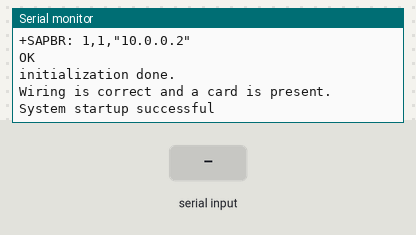
A sketch run on a simulated Arduino Uno, built with avr-gcc and run on an emulated ATmega328P. On the bench: the last lines printed to the serial monitor. The inputs (shaded band) are chosen by the test bench. Storage starts empty; the modem accepts every AT command (registered, SIM ready, sends succeed) and sends nothing else.

Above: at 14.4 s.
14.5 s: "s" received over Serial
At 17.2 s:
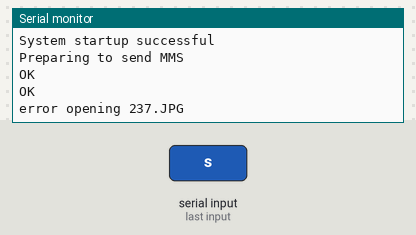
17.5 s: "s" received over the second serial link
20.0 s: "R" received over the second serial link
At 21.4 s:
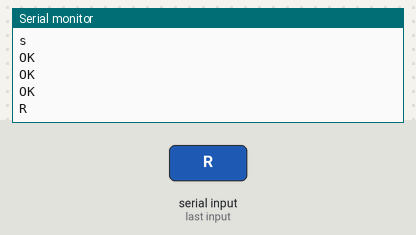
22.0 s: "1" received over the second serial link
At 23.6 s:
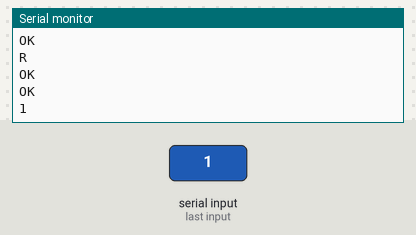

Measured:
- after the input at 14.5 s, the serial monitor: prints a new line at once (image 1)
- after the input at 20.0 s, the serial monitor: prints a new line after 0.57 s (image 2)
- after the input at 22.0 s, the serial monitor: prints a new line after 0.59 s (image 3)

The sketch:

GPRS_Handler.ino
```cpp
#include <SoftwareSerial.h>
// include the SD library:
#include <SPI.h>
#include <SD.h>


//Create software serial object to communicate with SIM900
//Settings for Mega 2560
SoftwareSerial mySerial(11, 12); //SIM900 Tx & Rx is connected to Arduino #11 & #12
//Settings for UNO
//SoftwareSerial mySerial(7, 8); //UNO Pins for Tx & Rx #7 & #8

// set up variables using the SD utility library functions:
Sd2Card card;
SdVolume volume;
SdFile root;

File dataFile;
int i;
unsigned char data=0;

const int SDchipSelect = 7;

void setup()
{
  //Begin serial communication with Arduino and Arduino IDE (Serial Monitor)
  Serial.begin(9600);
  //Begin serial communication with Arduino and SIM900
  mySerial.begin(19200);

  Serial.println("Initializing...");
  delay(1000);

  mySerial.println("AT"); //Handshaking with SIM900
  updateSerial();

  mySerial.println("AT+CMGF=1"); // Configuring TEXT mode
  updateSerial();
  mySerial.println("AT+CNMI=1,2,0,0,0"); // Decides how newly arrived SMS messages should be handled
  updateSerial();
  //Configure MMS Settings to network provider
  mmsConfiguration();
  //SD initialization
  if (!SD.begin(SDchipSelect)) {
    Serial.println("initialization failed!");
    return;
  }
  Serial.println("initialization done.");

//File handling source code


    //Check SD Module
    if (checkSDModule()){
      //Read image bytes
       //readImageBytes();
       Serial.println("System startup successful");
       //sendMMS();
      //Get the information about the sd card.
      //SD_Info();
  }else{
    Serial.println("Problem was detected with SD module");
  }
}
void loop()
{


  if(mySerial.available())
  {
    while(mySerial.available())
    {
      data=mySerial.read();
      Serial.write(data);
    }
    data=0;
  }

  if(Serial.available())
  {
    data=Serial.read();
  }
  //Check incoming input
  if(data=='s')
  {
    Serial.println("Preparing to send MMS");
    sendMMS();
  }
  if (data=='R'){
    //Terminate MMS mode
    mySerial.print("AT+CMMSTERM");
    updateSerial();
  }

  data=0;

}

void updateSerial()
{

  delay(1000);
  while (Serial.available())
  {
    mySerial.write(Serial.read());//Forward what Serial received to Software Serial Port
  }
  while(mySerial.available())
  {
    Serial.write(mySerial.read());//Forward what Software Serial received to Serial Port
  }
}

void commandHandler()
{
  Serial.println("Enter a command");
  delay(500);
  while (Serial.available())
  {
    mySerial.write(Serial.read());//Forward what Serial received to Software Serial Port
  }
  while(mySerial.available())
  {
    Serial.write(mySerial.read());//Forward what Software Serial received to Serial Port
  }
}


void updateSerial2(){
//  if(Serial2.available()){
//    while (Serial2.available()){
//      data=Serial2.read();
//      Serial.write(data);
//    }
//    data=0;
//  }
}


//Set MMS configuration for the Rogers network
void mmsConfiguration(){

  //mySerial.println("AT+CMGF=1"); // Configuring TEXT mode
  mySerial.println("AT+CMMSINIT"); // Initialize MMS mode
  updateSerial();
  mySerial.println("AT+CMMSCURL=\"mms.gprs.rogers.com\""); //Set MMS centre
  updateSerial();
  mySerial.println("AT+CMMSCID=1"); //Set bearer context id
  updateSerial();
  mySerial.println("AT+CMMSPROTO=\"10.128.1.69\",80"); //Set the MMS Proxy and Port
  updateSerial();
  mySerial.println("AT+CMMSSENDCFG=6,3,0,0,2,4"); //Parameters for MMS PDU
  updateSerial();
  mySerial.println("AT+SAPBR=3,1,\"Contype\",\"GPRS\""); //Set bearer parameter
  updateSerial();
  mySerial.println("AT+SAPBR=3,1,\"APN\",\"mms.gprs.rogers.com\"");
  updateSerial();
  mySerial.println("AT+SAPBR=1,1"); //Active bearer context NOTE: Sometimes will throw an error because a connection is ...
  //already established, I was able to rectify the issue by reseting the GPRS module.
  updateSerial();
  mySerial.println("AT+SAPBR=2,1");
  updateSerial();

}
//When switching between Text Mode and MMS mode be sure to exit out of MMS...
// mode using AT+CMMSTERM, other wise when you send the command 'AT+CMMSINIT" you will get an error.

void sendMMS(){

  mySerial.println("AT+CMMSEDIT=1"); //Enter edit mode
  updateSerial();
  mySerial.println("AT+CMMSDOWN=\"PIC\",52097,60000,\"237.JPG\""); //Download image and get size
  updateSerial();

//  mySerial.println("AT+CMMSDOWN=\"TITLE\",3,5000"); //Download MMS title
//  updateSerial();
//  mySerial.println("AT+CMMSDOWN=\"TEXT\",5,5000"); //Download text, with size of x bytes and wait x milliseconds
//  updateSerial();
  // If the data is in Unicode (big endian) format then prepend the data with 'FE FF'.
  // If the data is in Unitcode (little endian) format the prepend the data with 'FF FE'.
  //Example: "00 31 00 32 00 33 00 34" Big Endian format = "FE FF 00 31 00 32 00 33 00 34"
  //Open the file to be sent via MMS
  dataFile=SD.open("/237.JPG");
  i=0;
  if(dataFile)
  {
    while(dataFile.available())
    {
      data=dataFile.read();
      //if(data<0x10) Serial.print("0");
      //Serial.print(data,HEX);
      //i++;
      //if((i%40)==0) Serial.println();
      mySerial.write(data);
    }
    dataFile.close();
  }
  else
  {
    Serial.println("error opening 237.JPG");
  }

  delay(1000);
  mySerial.println("AT+CMMSRECP=\"+15196088364\""); //Define the recepient of the MMS
  updateSerial();
  mySerial.println("AT+CMMSVIEW"); //Show the message to be sent
  updateSerial();
  mySerial.println("AT+CMMSSEND"); //Send MMS to the registered recipient.
  updateSerial();
  mySerial.println("AT+CMMSEDIT=0"); //Exit MMS edit mode and clear the buffer.
  updateSerial();
  mySerial.println("AT+CMMSTERM"); //Exit MMS Mode
  updateSerial();


//  File* sdImage;
//  //Call the method to retrieve the image
//  readImageBytes();
//  //Print the size of the image pointer
//  Serial.print("Size of image pointer: ");
//  //Serial.println(sdImage.size());

  //Possibly send commands to go back into text mode to handle incoming commands from the user.
}


//Initialize SD Module
bool checkSDModule(){
  bool SD_OK = false;
     // we'll use the initialization code from the utility libraries
  // since we're just testing if the card is working!
  if (!card.init(SPI_HALF_SPEED, SDchipSelect)) {
    Serial.println("initialization failed. Things to check:");
    Serial.println("* is a card inserted?");
    Serial.println("* is your wiring correct?");
    Serial.println("* did you change the chipSelect pin to match your shield or module?");
    while (1);
  } else {
    Serial.println("Wiring is correct and a card is present.");
    SD_OK = true;
  }
  return SD_OK;
}

void SD_Info(){

  // print the type of card
  Serial.println();
  Serial.print("Card type:         ");
  switch (card.type()) {
    case SD_CARD_TYPE_SD1:
      Serial.println("SD1");
      break;
    case SD_CARD_TYPE_SD2:
      Serial.println("SD2");
      break;
    case SD_CARD_TYPE_SDHC:
      Serial.println("SDHC");
      break;
    default:
      Serial.println("Unknown");
  }

  // Now we will try to open the 'volume'/'partition' - it should be FAT16 or FAT32
  if (!volume.init(card)) {
    Serial.println("Could not find FAT16/FAT32 partition.\nMake sure you've formatted the card");
    while (1);
  }

  Serial.print("Clusters:          ");
  Serial.println(volume.clusterCount());
  Serial.print("Blocks x Cluster:  ");
  Serial.println(volume.blocksPerCluster());

  Serial.print("Total Blocks:      ");
  Serial.println(volume.blocksPerCluster() * volume.clusterCount());
  Serial.println();

  // print the type and size of the first FAT-type volume
  uint32_t volumesize;
  Serial.print("Volume type is:    FAT");
  Serial.println(volume.fatType(), DEC);

  volumesize = volume.blocksPerCluster();    // clusters are collections of blocks
  volumesize *= volume.clusterCount();       // we'll have a lot of clusters
  volumesize /= 2;                           // SD card blocks are always 512 bytes (2 blocks are 1KB)
  Serial.print("Volume size (Kb):  ");
  Serial.println(volumesize);
  Serial.print("Volume size (Mb):  ");
  volumesize /= 1024;
  Serial.println(volumesize);
  Serial.print("Volume size (Gb):  ");
  Serial.println((float)volumesize / 1024.0);

  Serial.println("\nFiles found on the card (name, date and size in bytes): ");
  root.openRoot(volume);

  // list all files in the card with date and size
  root.ls(LS_R | LS_DATE | LS_SIZE);
}


//AT+CMMSDOWN="PIC",12963,20000

File readImageBytes(){

  File retImage;

  if (!SD.begin(SDchipSelect)) {
    Serial.println("initialization failed!");
    return;
  }
  Serial.println("initialization done.");

  //237.JPG
  File imageMMS;
  imageMMS = SD.open("/237.JPG");
  if(imageMMS){
    Serial.println("Reading image file: ");
    // read from file until all the contents have been read
    while (imageMMS.available()){
     // Serial.write(imageMMS.read());
      imageMMS.read();
    }
    //Print the size of the file
    Serial.println(imageMMS.size());
    //close the file
    retImage = imageMMS;
    imageMMS.close();
    Serial.println("Done reading file");
  }else {
    //could not open file
    Serial.println("Error opening file");
  }
  return retImage;
}
```
